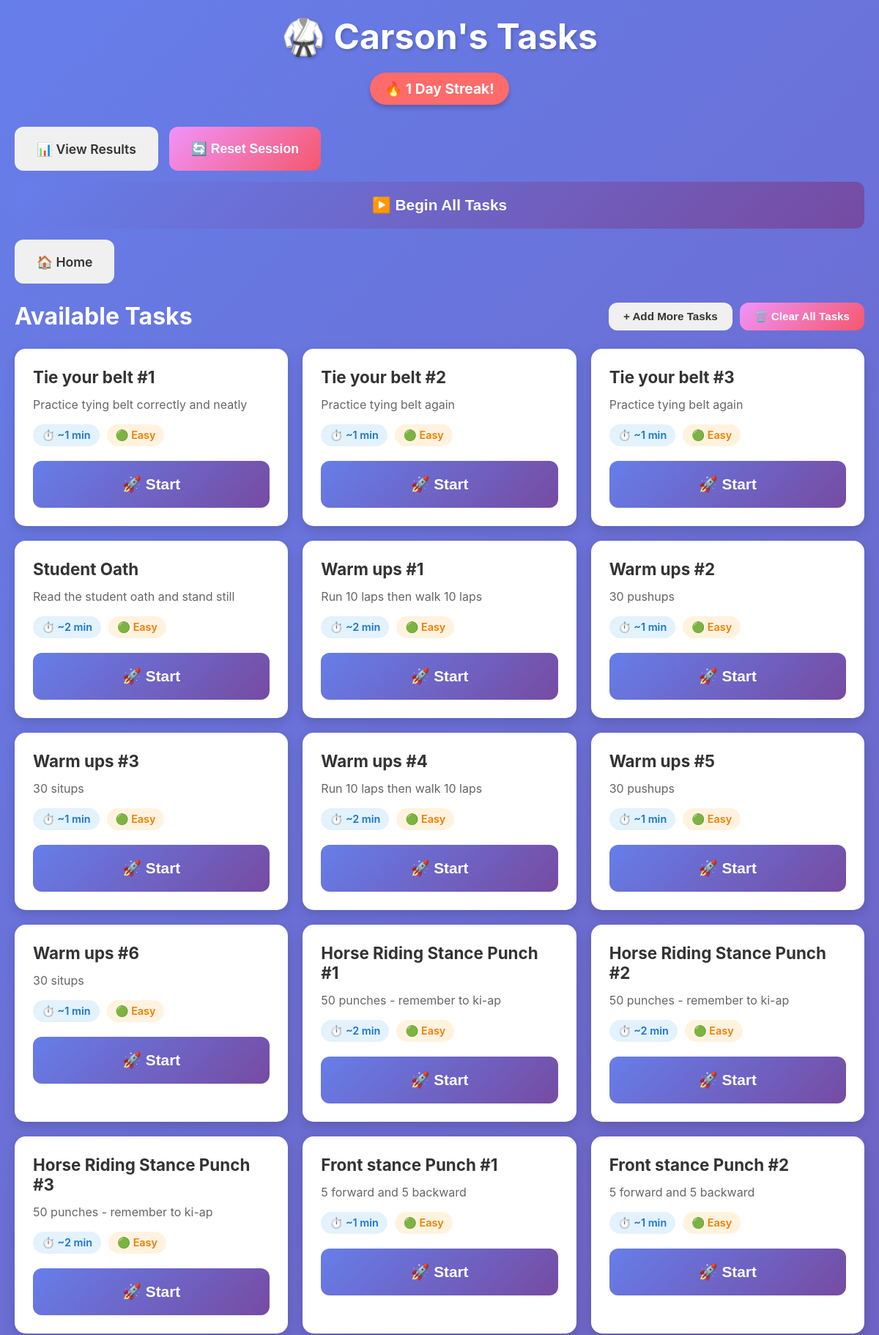
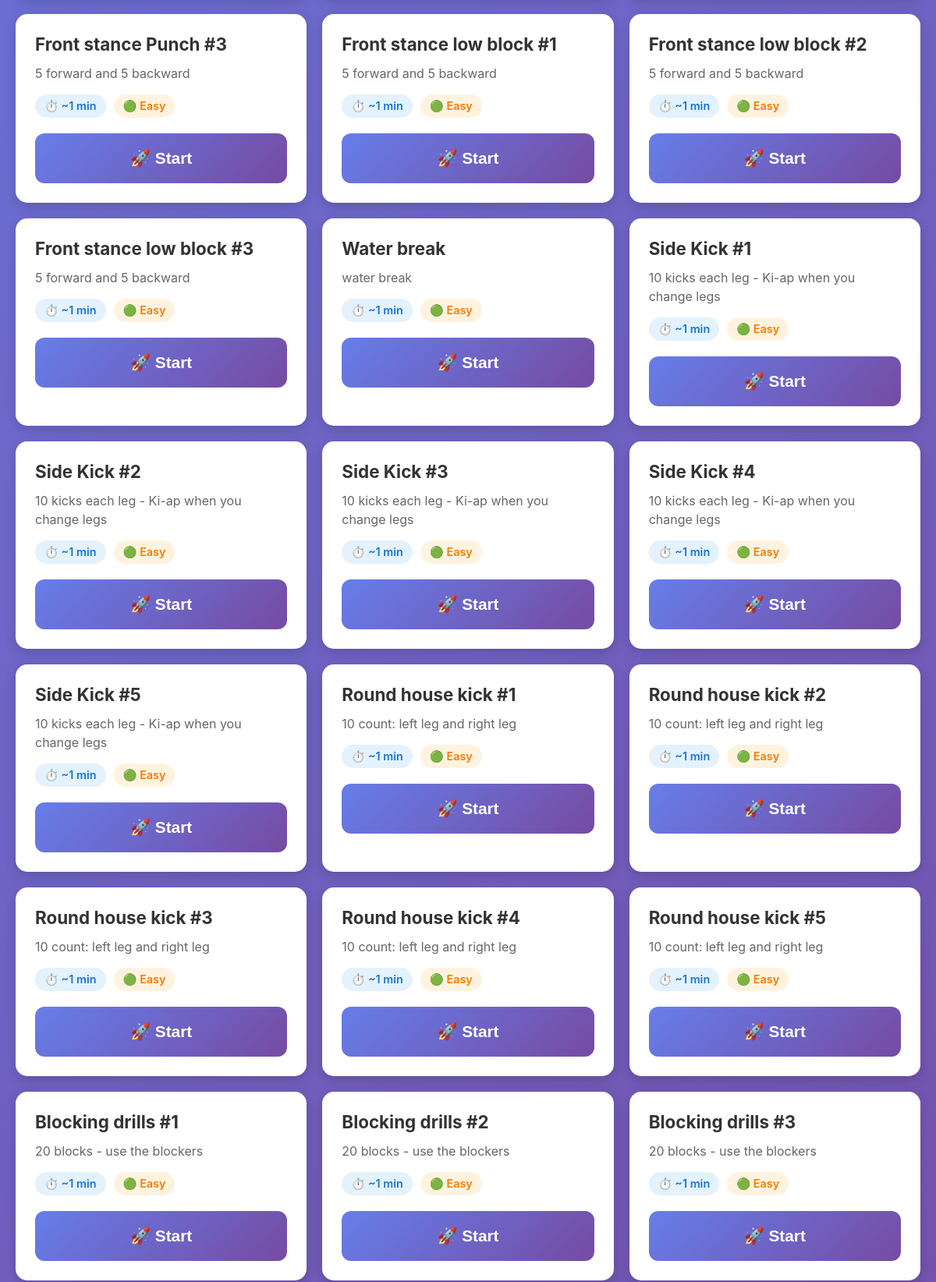
Screenshot of /student/2 (upper part) with the database file from the repository (2 pictures, top to bottom).
### tables this page shows
CREATE TABLE students
                 (id INTEGER PRIMARY KEY AUTOINCREMENT,
                  name TEXT NOT NULL UNIQUE,
                  created_at TIMESTAMP DEFAULT CURRENT_TIMESTAMP);

CREATE TABLE tasks
                 (id INTEGER PRIMARY KEY AUTOINCREMENT,
                  title TEXT NOT NULL,
                  description TEXT,
                  estimated_time INTEGER,
                  difficulty_weight REAL DEFAULT 1.0,
                  created_at TIMESTAMP DEFAULT CURRENT_TIMESTAMP);

### main.py (the view)
@app.get("/student/{student_id}", response_class=HTMLResponse)
async def student_dashboard(request: Request, student_id: int):
    conn = sqlite3.connect(DB_PATH)
    c = conn.cursor()
    c.execute("SELECT name FROM students WHERE id = ?", (student_id,))
    student = c.fetchone()
    if not student:
        conn.close()
        raise HTTPException(404, "Student not found")
    c.execute("SELECT id, title, description, estimated_time, difficulty_weight FROM tasks")
    tasks = [{"id": row[0], "title": row[1], "description": row[2],
              "estimated_time": row[3], "difficulty_weight": row[4]} for row in c.fetchall()]
    c.execute('''SELECT a.id, a.task_id, t.title, t.description, t.estimated_time, a.start_time
                 FROM active_sessions a
                 JOIN tasks t ON a.task_id = t.id
                 WHERE a.student_id = ?''', (student_id,))
    active = c.fetchone()
    active_session = None
    if active:
        start_time = datetime.fromisoformat(active[5])
        elapsed = int((datetime.now() - start_time).total_seconds())
        active_session = {
            "id": active[0],
            "task_id": active[1],
            "task_title": active[2],
            "task_description": active[3],
            "estimated_time": active[4],
            "start_time": active[5],
            "elapsed": elapsed
        }
    streak = get_student_streak(student_id)
    conn.close()
    return templates.TemplateResponse("dashboard.html", {
        "request": request,
        "student_id": student_id,
        "student_name": student[0],
        "tasks": tasks,
        "active_session": active_session,
        "streak": streak
    })

### templates/dashboard.html (shortened to what this page needs)
<!DOCTYPE html>
<html lang="en">
<head>
    <link rel="stylesheet" href="/static/style.css">
</head>
<body>
    <div class="container">
        <div class="header">
            <h1>🥋 {{ student_name }}'s Tasks</h1>
            {% if streak > 0 %}
            <div class="streak-badge">🔥 {{ streak }} Day Streak!</div>
            {% endif %}
        </div>
        <div class="nav-buttons">
            <a href="/results/{{ student_id }}" class="btn btn-secondary">📊 View Results</a>
            <button onclick="resetSession()" class="btn btn-warning">🔄 Reset Session</button>
            {% if tasks and not active_session %}
            <button onclick="startAutoMode()" class="btn btn-primary btn-large" id="autoModeBtn">
                ▶️ Begin All Tasks
            </button>
            {% endif %}
            <a href="/" class="btn btn-secondary">🏠 Home</a>
        </div>
        {% if not tasks %}
        <div class="card">
            <h2>Upload Your Tasks</h2>
            <p>Upload a CSV file with your karate tasks to get started!</p>
            <p class="small-text">CSV format: task, description, estimated_time</p>
            <form id="uploadForm" class="upload-form">
                <input type="file" id="fileInput" accept=".csv" required class="file-input">
                <button type="submit" class="btn btn-primary">Upload Tasks 📤</button>
            </form>
        </div>
        {% else %}
        <div class="tasks-header">
            <h2>Available Tasks</h2>
            <div class="task-header-buttons">
                <button onclick="showUploadForm()" class="btn btn-secondary btn-small">
                    + Add More Tasks
                </button>
                <button onclick="clearAllTasks()" class="btn btn-warning btn-small">
                    🗑️ Clear All Tasks
                </button>
            </div>
        </div>
        <div class="tasks-grid">
            {% for task in tasks %}
            <div class="task-card {% if active_session and active_session.task_id == task.id %}task-active{% endif %}">
                <h3>{{ task.title }}</h3>
                {% if task.description %}
                <p class="task-description">{{ task.description }}</p>
                {% endif %}
                <div class="task-meta">
                    <span class="time-badge">⏱️ ~{{ task.estimated_time }} min</span>
                    <span class="difficulty-badge">
                        {% if task.difficulty_weight <= 0.5 %}🟢 Easy
                        {% elif task.difficulty_weight <= 1.0 %}🟡 Medium
                        {% elif task.difficulty_weight <= 1.5 %}🟠 Hard
                        {% else %}🔴 Expert{% endif %}
                    </span>
                </div>
                {% if not active_session %}
                <button
                    class="btn btn-primary btn-large"
                    onclick="startTask({{ task.id }}, '{{ task.title|replace("'", "\\'") }}', '{{ task.description|replace("'", "\\'")|default('', true) }}')"
                >
                    🚀 Start
                </button>
                {% elif active_session.task_id != task.id %}
                <button class="btn btn-disabled" disabled>
                    Finish current task first
                </button>
                {% endif %}
            </div>
            {% endfor %}
        </div>
        {% endif %}
    </div>
</body>
</html>

### static/style.css (style rules this page uses)
* { margin: 0; padding: 0; box-sizing: border-box; }
body { font-family: -apple-system, BlinkMacSystemFont, 'Segoe UI', Roboto, 'Helvetica Neue', Arial, sans-serif; background: linear-gradient(135deg, #667eea 0%, #764ba2 100%); min-height: 100vh; padding: 20px; color: #333; }
.container { max-width: 1200px; margin: 0 auto; }
.header { text-align: center; margin-bottom: 30px; color: white; }
.header h1 { font-size: 3rem; margin-bottom: 10px; text-shadow: 2px 2px 4px rgba(0,0,0,0.2); }
.streak-badge { display: inline-block; background: #ff6b6b; color: white; padding: 10px 20px; border-radius: 25px; font-size: 1.2rem; font-weight: bold; margin-top: 10px; box-shadow: 0 4px 6px rgba(0,0,0,0.2); }
.nav-buttons { display: flex; gap: 15px; margin-bottom: 25px; flex-wrap: wrap; }
.btn { padding: 15px 30px; border: none; border-radius: 12px; font-size: 1.1rem; font-weight: 600; cursor: pointer; transition: all 0.3s ease; text-decoration: none; display: inline-block; text-align: center; min-height: 60px; display: flex; align-items: center; justify-content: center; }
.btn-primary { background: linear-gradient(135deg, #667eea 0%, #764ba2 100%); color: white; }
.btn-secondary { background: #f0f0f0; color: #333; }
.btn-warning { background: linear-gradient(135deg, #f093fb 0%, #f5576c 100%); color: white; }
.btn-large { padding: 20px 40px; font-size: 1.3rem; width: 100%; }
.btn-small { padding: 10px 20px; font-size: 0.95rem; min-height: auto; }
.tasks-header { display: flex; justify-content: space-between; align-items: center; margin-bottom: 25px; flex-wrap: wrap; gap: 15px; }
.tasks-header h2 { color: white; font-size: 2rem; }
.task-header-buttons { display: flex; gap: 10px; flex-wrap: wrap; }
.tasks-grid { display: grid; grid-template-columns: repeat(auto-fill, minmax(300px, 1fr)); gap: 20px; margin-bottom: 30px; }
.task-card { background: white; border-radius: 15px; padding: 25px; box-shadow: 0 5px 15px rgba(0,0,0,0.15); transition: all 0.3s ease; }
.task-card h3 { font-size: 1.4rem; margin-bottom: 12px; color: #333; }
.task-description { color: #666; margin-bottom: 15px; line-height: 1.5; }
.task-meta { display: flex; gap: 10px; margin-bottom: 20px; flex-wrap: wrap; }
.time-badge, .difficulty-badge { padding: 6px 12px; border-radius: 20px; font-size: 0.9rem; font-weight: 600; }
.time-badge { background: #e3f2fd; color: #1976d2; }
.difficulty-badge { background: #fff3e0; color: #f57c00; }

### rows the page displays
students: name "Carson"
tasks: title "Tie your belt #1", description "Practice tying belt correctly and neatly", estimated_time "1", difficulty_weight "🟢 Easy"
tasks: title "Tie your belt #2", description "Practice tying belt again", estimated_time "1", difficulty_weight "🟢 Easy"
tasks: title "Tie your belt #3", description "Practice tying belt again", estimated_time "1", difficulty_weight "🟢 Easy"
tasks: title "Student Oath", description "Read the student oath and stand still", estimated_time "2", difficulty_weight "🟢 Easy"
tasks: title "Warm ups #1", description "Run 10 laps then walk 10 laps", estimated_time "2", difficulty_weight "🟢 Easy"
tasks: title "Warm ups #2", description "30 pushups", estimated_time "1", difficulty_weight "🟢 Easy"
tasks: title "Warm ups #3", description "30 situps", estimated_time "1", difficulty_weight "🟢 Easy"
tasks: title "Warm ups #4", description "Run 10 laps then walk 10 laps", estimated_time "2", difficulty_weight "🟢 Easy"
tasks: title "Warm ups #5", description "30 pushups", estimated_time "1", difficulty_weight "🟢 Easy"
tasks: title "Warm ups #6", description "30 situps", estimated_time "1", difficulty_weight "🟢 Easy"
tasks: title "Horse Riding Stance Punch #1", description "50 punches - remember to ki-ap", estimated_time "2", difficulty_weight "🟢 Easy"
tasks: title "Horse Riding Stance Punch #2", description "50 punches - remember to ki-ap", estimated_time "2", difficulty_weight "🟢 Easy"
tasks: title "Horse Riding Stance Punch #3", description "50 punches - remember to ki-ap", estimated_time "2", difficulty_weight "🟢 Easy"
tasks: title "Front stance Punch #1", description "5 forward and 5 backward", estimated_time "1", difficulty_weight "🟢 Easy"
tasks: title "Front stance Punch #2", description "5 forward and 5 backward", estimated_time "1", difficulty_weight "🟢 Easy"
tasks: title "Front stance Punch #3", description "5 forward and 5 backward", estimated_time "1", difficulty_weight "🟢 Easy"
tasks: title "Front stance low block #1", description "5 forward and 5 backward", estimated_time "1", difficulty_weight "🟢 Easy"
tasks: title "Front stance low block #2", description "5 forward and 5 backward", estimated_time "1", difficulty_weight "🟢 Easy"
tasks: title "Front stance low block #3", description "5 forward and 5 backward", estimated_time "1", difficulty_weight "🟢 Easy"
tasks: title "Water break", description "water break", estimated_time "1", difficulty_weight "🟢 Easy"
tasks: title "Side Kick #1", description "10 kicks each leg - Ki-ap when you change legs", estimated_time "1", difficulty_weight "🟢 Easy"
tasks: title "Side Kick #2", description "10 kicks each leg - Ki-ap when you change legs", estimated_time "1", difficulty_weight "🟢 Easy"
tasks: title "Side Kick #3", description "10 kicks each leg - Ki-ap when you change legs", estimated_time "1", difficulty_weight "🟢 Easy"
tasks: title "Side Kick #4", description "10 kicks each leg - Ki-ap when you change legs", estimated_time "1", difficulty_weight "🟢 Easy"
tasks: title "Side Kick #5", description "10 kicks each leg - Ki-ap when you change legs", estimated_time "1", difficulty_weight "🟢 Easy"
tasks: title "Round house kick #1", description "10 count: left leg and right leg", estimated_time "1", difficulty_weight "🟢 Easy"
tasks: title "Round house kick #2", description "10 count: left leg and right leg", estimated_time "1", difficulty_weight "🟢 Easy"
tasks: title "Round house kick #3", description "10 count: left leg and right leg", estimated_time "1", difficulty_weight "🟢 Easy"
tasks: title "Round house kick #4", description "10 count: left leg and right leg", estimated_time "1", difficulty_weight "🟢 Easy"
tasks: title "Round house kick #5", description "10 count: left leg and right leg", estimated_time "1", difficulty_weight "🟢 Easy"
tasks: title "Blocking drills #1", description "20 blocks - use the blockers", estimated_time "1", difficulty_weight "🟢 Easy"
tasks: title "Blocking drills #2", description "20 blocks - use the blockers", estimated_time "1", difficulty_weight "🟢 Easy"
tasks: title "Blocking drills #3", description "20 blocks - use the blockers", estimated_time "1", difficulty_weight "🟢 Easy"

### other values shown
{{ streak }} "1"
